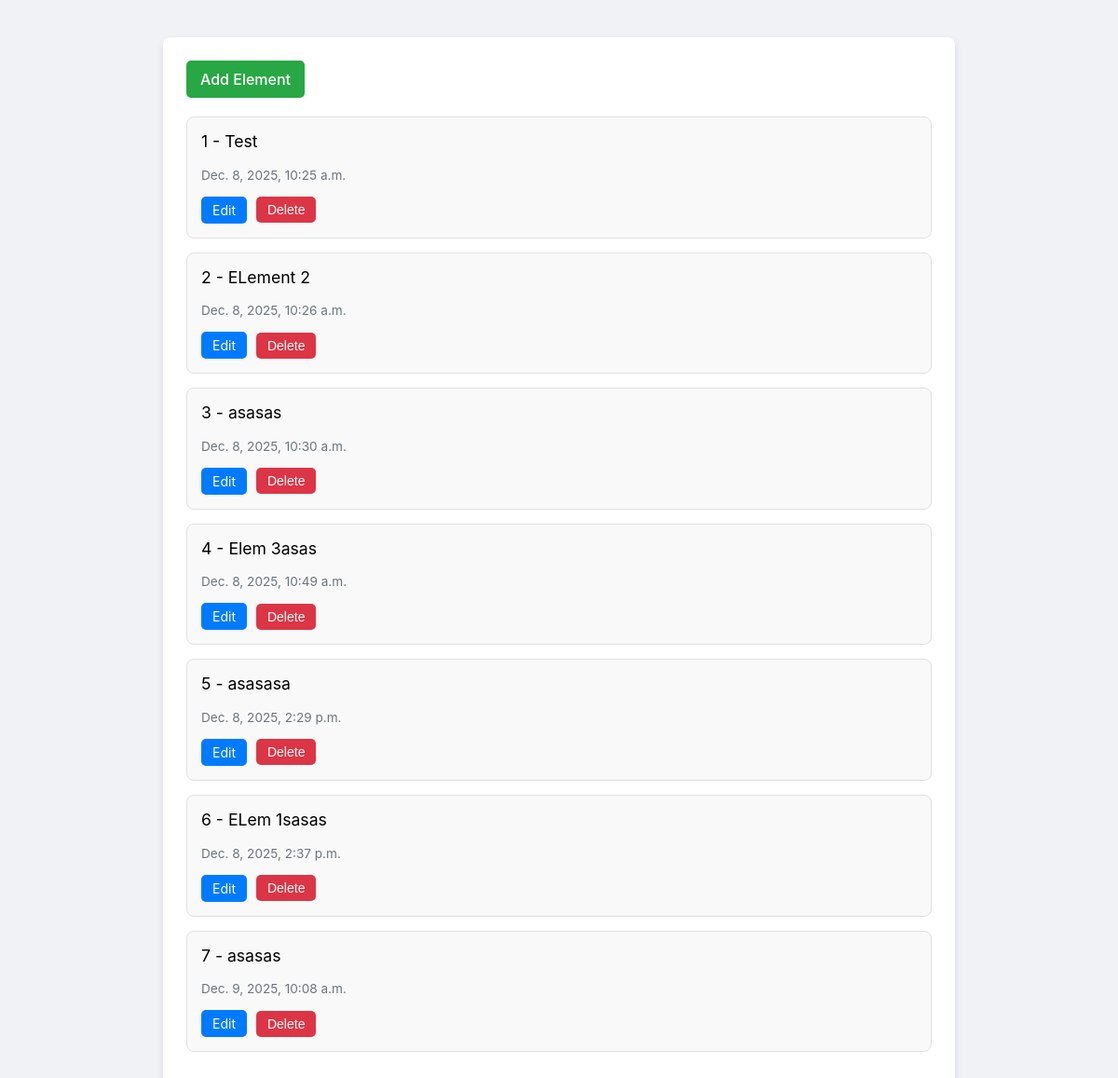
The page /elements/ on the database as committed earlier.
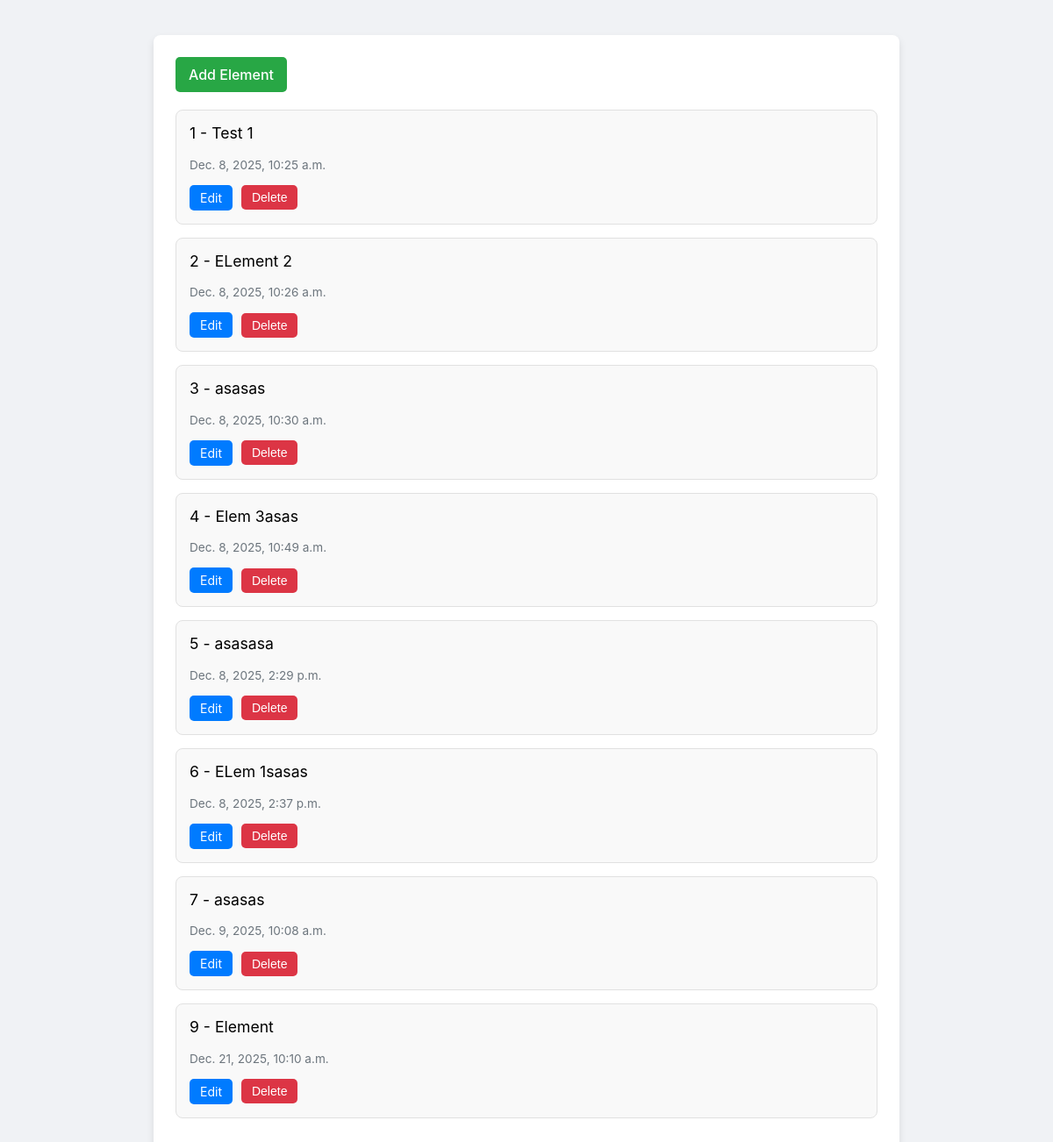
The same page on the database as committed later.
### elements/models.py (models this page shows, shortened)
class Element(models.Model):
    title = models.CharField(max_length=255)
    slug = models.SlugField(max_length=255,blank=True)
    description = models.TextField() # blank=True, null=True
    price = models.DecimalField(max_digits=10,decimal_places=2, default=6.10) # 12345678.10
    category = models.ForeignKey(Category, on_delete=models.CASCADE)
    created = models.DateTimeField(auto_now_add=True)
    updated = models.DateTimeField(auto_now=True)
    type = models.ForeignKey(Type, on_delete=models.CASCADE)

### elements/views.py (the view)
# urls.py: path('', views.index, name='index'),
def index(request):
    elements = Element.objects.all()
    paginator = Paginator(elements, 15)
    page_number = request.GET.get('page')
    elements_page = paginator.get_page(page_number)
    return render(request,'elements/index.html',{'elements':elements_page})

### elements/templates/elements/index.html (shortened to what this page needs)
{% extends "base.html" %}
{% block content %}
    <div class="container">
        <a href="{% url 'elements:add' %}" class="add-link">Add Element</a>
        {% for e in elements %}
            <div class="comment-card">
                <p>{{ e.id }} - {{ e.title }}</p>
                <p class="date">{{ e.created }}</p>
                <div class="comment-actions">
                    <a href="{% url 'elements:update' e.id %}" class="btn btn-edit">Edit</a>
                    <form action="{% url 'elements:delete' e.id %}" method="post">
                        <button type="submit" class="btn btn-delete">Delete</button>
                    </form>
                </div>
            </div>
        {% endfor %}
    </div>
{% endblock %}

Rows that differ between the two databases and show on the page:
changed Element id 1: title "Test" → "Test 1"
added Element: id "9", title "Element", created "Dec. 21, 2025, 10:10 a.m."
